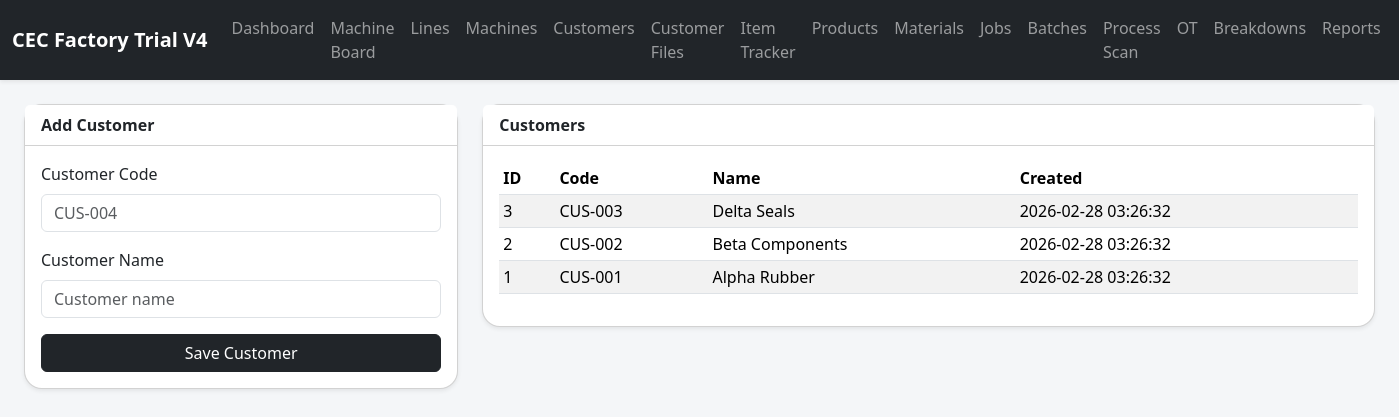
Page /customers on the committed database.
### tables this page shows
CREATE TABLE customers (
            id INTEGER PRIMARY KEY AUTOINCREMENT,
            code TEXT UNIQUE NOT NULL,
            name TEXT NOT NULL,
            created_at TEXT NOT NULL DEFAULT CURRENT_TIMESTAMP
        );

### app.py (the view, shortened to what this page needs)
@app.route('/customers', methods=['GET', 'POST'])
def customers():
    rows = query_all('SELECT * FROM customers ORDER BY id DESC')
    return render_template('customers.html', rows=rows)

### app.py (called while the page is built)
def get_db() -> sqlite3.Connection:
    if 'db' not in g:
        conn = sqlite3.connect(DB_PATH)
        conn.row_factory = sqlite3.Row
        g.db = conn
    return g.db

def query_all(sql: str, params: tuple = ()) -> list[sqlite3.Row]:
    cur = get_db().execute(sql, params)
    rows = cur.fetchall()
    cur.close()
    return rows

### templates/customers.html
{% extends 'base.html' %}
{% block content %}
<div class="row g-4">
  <div class="col-lg-4">
    <div class="card shadow-sm">
      <div class="card-header bg-white"><strong>Add Customer</strong></div>
      <div class="card-body">
        <form method="post">
          <div class="mb-3"><label class="form-label">Customer Code</label><input class="form-control" name="code" placeholder="CUS-004" required></div>
          <div class="mb-3"><label class="form-label">Customer Name</label><input class="form-control" name="name" placeholder="Customer name" required></div>
          <button class="btn btn-dark w-100">Save Customer</button>
        </form>
      </div>
    </div>
  </div>
  <div class="col-lg-8">
    <div class="card shadow-sm">
      <div class="card-header bg-white"><strong>Customers</strong></div>
      <div class="card-body table-responsive">
        <table class="table table-striped table-sm align-middle">
          <thead><tr><th>ID</th><th>Code</th><th>Name</th><th>Created</th></tr></thead>
          <tbody>
            {% for row in rows %}
            <tr><td>{{ row.id }}</td><td>{{ row.code }}</td><td>{{ row.name }}</td><td>{{ row.created_at }}</td></tr>
            {% else %}
            <tr><td colspan="4" class="text-center text-muted">No customers yet.</td></tr>
            {% endfor %}
          </tbody>
        </table>
      </div>
    </div>
  </div>
</div>
{% endblock %}

### static/style.css (style rules this page uses)
body { background: #f4f6f8; }
.card, .machine-tile { border-radius: 18px; }
.table thead th { white-space: nowrap; }

### rows in the picture
customers: id "3", code "CUS-003", name "Delta Seals", created_at "2026-02-28 03:26:32"
customers: id "2", code "CUS-002", name "Beta Components", created_at "2026-02-28 03:26:32"
customers: id "1", code "CUS-001", name "Alpha Rubber", created_at "2026-02-28 03:26:32"
